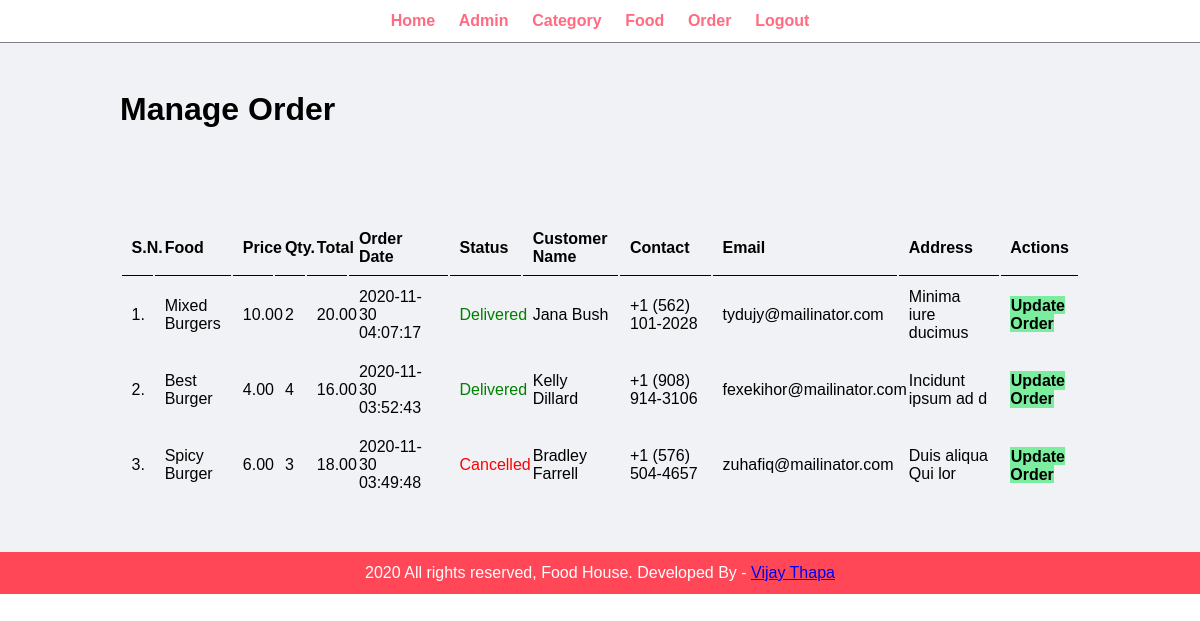
Page /admin/manage-order.php (signed in) on the committed database.
### tables this page shows
CREATE TABLE `tbl_order` (
  `id` int(10) UNSIGNED NOT NULL,
  `food` varchar(150) NOT NULL,
  `price` decimal(10,2) NOT NULL,
  `qty` int(11) NOT NULL,
  `total` decimal(10,2) NOT NULL,
  `order_date` datetime NOT NULL,
  `status` varchar(50) NOT NULL,
  `customer_name` varchar(150) NOT NULL,
  `customer_contact` varchar(20) NOT NULL,
  `customer_email` varchar(150) NOT NULL,
  `customer_address` varchar(255) NOT NULL
);

### admin/manage-order.php (the view, shortened to what this page needs)
<?php include('partials/menu.php'); ?>
<div class="main-content">
    <div class="wrapper">
        <h1>Manage Order</h1>
        <br /><br /><br />
        <br><br>
        <table class="tbl-full">
            <tr>
                <th>S.N.</th>
                <th>Food</th>
                <th>Price</th>
                <th>Qty.</th>
                <th>Total</th>
                <th>Order Date</th>
                <th>Status</th>
                <th>Customer Name</th>
                <th>Contact</th>
                <th>Email</th>
                <th>Address</th>
                <th>Actions</th>
            </tr>
            <?php
                        $sql = "SELECT * FROM tbl_order ORDER BY id DESC";
                        $res = mysqli_query($conn, $sql);
                        $count = mysqli_num_rows($res);
                        $sn = 1;
                        if($count>0)
                        {
                            while($row=mysqli_fetch_assoc($res))
                            {
                                $id = $row['id'];
                                $food = $row['food'];
                                $price = $row['price'];
                                $qty = $row['qty'];
                                $total = $row['total'];
                                $order_date = $row['order_date'];
                                $status = $row['status'];
                                $customer_name = $row['customer_name'];
                                $customer_contact = $row['customer_contact'];
                                $customer_email = $row['customer_email'];
                                $customer_address = $row['customer_address'];
                                ?>
            <tr>
                <td><?php echo $sn++; ?>. </td>
                <td><?php echo $food; ?></td>
                <td><?php echo $price; ?></td>
                <td><?php echo $qty; ?></td>
                <td><?php echo $total; ?></td>
                <td><?php echo $order_date; ?></td>
                <td>
                    <?php
                                                if($status=="Ordered")
                                                {
                                                    echo "<label>$status</label>";
                                                }
                                                elseif($status=="On Delivery")
                                                {
                                                    echo "<label style='color: orange;'>$status</label>";
                                                }
                                                elseif($status=="Delivered")
                                                {
                                                    echo "<label style='color: green;'>$status</label>";
                                                }
                                                elseif($status=="Cancelled")
                                                {
                                                    echo "<label style='color: red;'>$status</label>";
                                                }
                                            ?>
                </td>
                <td><?php echo $customer_name; ?></td>
                <td><?php echo $customer_contact; ?></td>
                <td><?php echo $customer_email; ?></td>
                <td><?php echo $customer_address; ?></td>
                <td>
                    <a href="<?php echo SITEURL; ?>admin/update-order.php?id=<?php echo $id; ?>"
                        class="btn-secondary">Update Order</a>
                </td>
            </tr>
            <?php
                            }
                        }
                        else
                        {
                            echo "<tr><td colspan='12' class='error'>Orders not Available</td></tr>";
                        }
                    ?>
        </table>
    </div>
</div>
<?php include('partials/footer.php'); ?>

### admin/partials/menu.php (shortened to what this page needs)
<html>
    <head>
        <link rel="stylesheet" href="../css/admin.css">
    </head>
    <body>
        <div class="menu text-center">
            <div class="wrapper">
                <ul>
                    <li><a href="index.php">Home</a></li>
                    <li><a href="manage-admin.php">Admin</a></li>
                    <li><a href="manage-category.php">Category</a></li>
                    <li><a href="manage-food.php">Food</a></li>
                    <li><a href="manage-order.php">Order</a></li>
                    <li><a href="logout.php">Logout</a></li>
                </ul>
            </div>
        </div>

### admin/partials/footer.php
<div class="footer">
            <div class="wrapper">
                <p class="text-center">2020 All rights reserved, Food House. Developed By - <a href="#"> Vijay Thapa</a></p>
            </div>
        </div>
    </body>
</html>

### css/admin.css (style rules this page uses)
* { margin: 0; padding: 0; font-family: Arial, Helvetica, sans-serif; }
.wrapper { padding: 1%; width: 80%; margin: 0 auto; }
.text-center { text-align: center; }
.tbl-full { width: 100%; }
table tr th { border-bottom: 1px solid black; padding: 1%; text-align: left; }
table tr td { padding: 1%; }
.btn-secondary { background-color: #7bed9f; padding: 1%; color: black; text-decoration: none; font-weight: bold; }
.menu { border-bottom: 1px solid grey; }
.menu ul { list-style-type: none; }
.menu ul li { display: inline; padding: 1%; }
.menu ul li a { text-decoration: none; font-weight: bold; color: #ff6b81; }
.main-content { background-color: #f1f2f6; padding: 3% 0; }
.footer { background-color: #ff4757; color: white; }

### rows in the picture
tbl_order: food "Mixed Burgers", price "10.00", qty "2", total "20.00", order_date "2020-11-30 04:07:17", status "Delivered", customer_name "Jana Bush", customer_contact "+1 (562) 101-2028", customer_email "tydujy@mailinator.com", customer_address "Minima iure ducimus"
tbl_order: food "Best Burger", price "4.00", qty "4", total "16.00", order_date "2020-11-30 03:52:43", status "Delivered", customer_name "Kelly Dillard", customer_contact "+1 (908) 914-3106", customer_email "fexekihor@mailinator.com", customer_address "Incidunt ipsum ad d"
tbl_order: food "Spicy Burger", price "6.00", qty "3", total "18.00", order_date "2020-11-30 03:49:48", status "Cancelled", customer_name "Bradley Farrell", customer_contact "+1 (576) 504-4657", customer_email "zuhafiq@mailinator.com", customer_address "Duis aliqua Qui lor"
